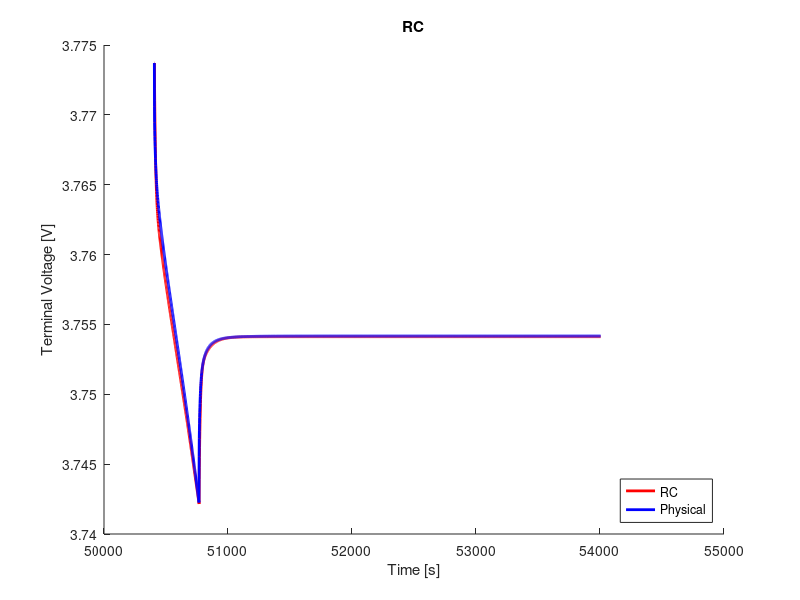

Source code (MATLAB):
clear;
clc;
close all;

%% load data
load('ocv_final.mat');
time_ocv = time;
load('pulse_0_5_c_14.mat');
load('rc2_cf_0_5_c.mat');

%% voltage limitations
v_max = 4.4;                                    % cut-over voltage
v_min = 3.0;                                    % cut-off voltage

%% resample ocv and soc
t1 = time_ocv(1);
t2 = time_ocv(end);
dt = 1;                                         % sample time
t = (t1:dt:t2) - t1;

ocv = interp1(time_ocv, ocv, t1:dt:t2);
soc = interp1(time_ocv, soc, t1:dt:t2);

s = length(time);

%% variables
Q = 16.8;
eta = 1.0;                                  % coulombic efficiency

n = 2;                                      % number of rc links
i_r = zeros(n, 1);
v_c = zeros(n, 1);
flag = 1;

%% compute soc
ind_init = soc(interp1(ocv, 1:length(ocv), V_batt_time(1), 'nearest'))
ind_init = interp1(soc, 1:length(soc), ind_init, 'nearest');
v_t(1) = ocv(ind_init);
z0 = soc(ind_init);
z = z0 - dt/(Q*3600)*eta*cumsum(I(1:end));

% manual fit
p = 15;
r0 = r0_cf(p);
r1 = r1_cf(p);
r2 = r2_cf(p);
% r3 = r3_cf(p);
c1 = c1_cf(p);
c2 = c2_cf(p);
% c3 = c3_cf(p);

r = [r1; r2];
c = [c1; c2];

%% compute terminal voltage
for j = 1:n
    f(j) = exp(-dt/(r(j)*c(j)));
end
for k = 1:s-1
    if flag == 1
        i_r(:, k+1) = diag(f)*i_r(:, k) + (1-f')*I(k);
        v_c(:, k) = i_r(:, k).*r;
        ind = interp1(soc, 1:length(soc), z(k), 'nearest');
        v_t(k+1) = ocv(ind) - sum(v_c(:, k)) - I(k).*r0;
        if v_t(k) < v_min
            fprintf('Reached lower voltage limit.');
            flag = 0;
        end
        if v_t(k) > v_max
            fprintf('Reached upper voltage limit.');
            flag = 0;
        end 
    end
end

%% compute rms error
v_t = reshape(v_t, size(V_batt_time));
rmse = 1000*sqrt(mean((V_batt_time - v_t).^2))     % [mV]

%% plot
figure(1);
hold on;
plot(time, v_t, 'r', 'LineWidth', 2)
hold on;
plot(time, V_batt_time, 'b', 'LineWidth', 2)
xlabel('Time [s]')
ylabel('Terminal Voltage [V]')
title('RC')
legend('RC', 'Physical', 'location', 'southeast')
